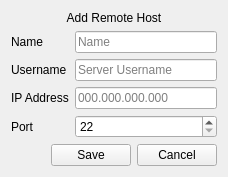
             <widget class="QWidget" name="hostadd_page">
              <layout class="QGridLayout" name="gridLayout_13">
               <item row="0" column="0">
                <layout class="QGridLayout" name="add_remotehostlabel_Layout">
                 <item row="0" column="0">
                  <widget class="QLabel" name="add_remotehost_label">
                   <property name="text">
                    <string>Add Remote Host</string>
                   </property>
                   <property name="alignment">
                    <set>Qt::AlignCenter</set>
                   </property>
                  </widget>
                 </item>
                </layout>
               </item>
               <item row="4" column="0">
                <layout class="QHBoxLayout" name="addserver_Layout">
                 <item>
                  <spacer name="horizontalSpacer_7">
                   <property name="orientation">
                    <enum>Qt::Horizontal</enum>
                   </property>
                   <property name="sizeHint" stdset="0">
                    <size>
                     <width>40</width>
                     <height>20</height>
                    </size>
                   </property>
                  </spacer>
                 </item>
                 <item>
                  <widget class="QPushButton" name="add_serversave_button">
                   <property name="text">
                    <string>Save</string>
                   </property>
                  </widget>
                 </item>
                 <item>
                  <widget class="QPushButton" name="servercancel_button">
                   <property name="text">
                    <string>Cancel</string>
                   </property>
                  </widget>
                 </item>
                </layout>
               </item>
               <item row="1" column="0">
                <layout class="QFormLayout" name="add_serversettings_Layout">
                 <item row="0" column="0">
                  <widget class="QLabel" name="add_servername_label">
                   <property name="text">
                    <string>Name</string>
                   </property>
                  </widget>
                 </item>
                 <item row="0" column="1">
                  <widget class="QLineEdit" name="add_servername_lineEdit">
                   <property name="placeholderText">
                    <string>Name</string>
                   </property>
                  </widget>
                 </item>
                 <item row="1" column="0">
                  <widget class="QLabel" name="add_serverusername_label">
                   <property name="text">
                    <string>Username</string>
                   </property>
                  </widget>
                 </item>
                 <item row="1" column="1">
                  <widget class="QLineEdit" name="add_serverusername_lineEdit">
                   <property name="placeholderText">
                    <string>Server Username</string>
                   </property>
                  </widget>
                 </item>
                 <item row="2" column="0">
                  <widget class="QLabel" name="add_serverip_label">
                   <property name="text">
                    <string>IP Address</string>
                   </property>
                  </widget>
                 </item>
                 <item row="2" column="1">
                  <widget class="QLineEdit" name="add_serverip_lineEdit">
                   <property name="placeholderText">
                    <string>000.000.000.000</string>
                   </property>
                  </widget>
                 </item>
                 <item row="3" column="0">
                  <widget class="QLabel" name="label">
                   <property name="text">
                    <string>Port</string>
                   </property>
                  </widget>
                 </item>
                 <item row="3" column="1">
                  <widget class="QSpinBox" name="spinBox">
                   <property name="minimum">
                    <number>22</number>
                   </property>
                   <property name="maximum">
                    <number>65535</number>
                   </property>
                  </widget>
                 </item>
                </layout>
               </item>
              </layout>
             </widget>
